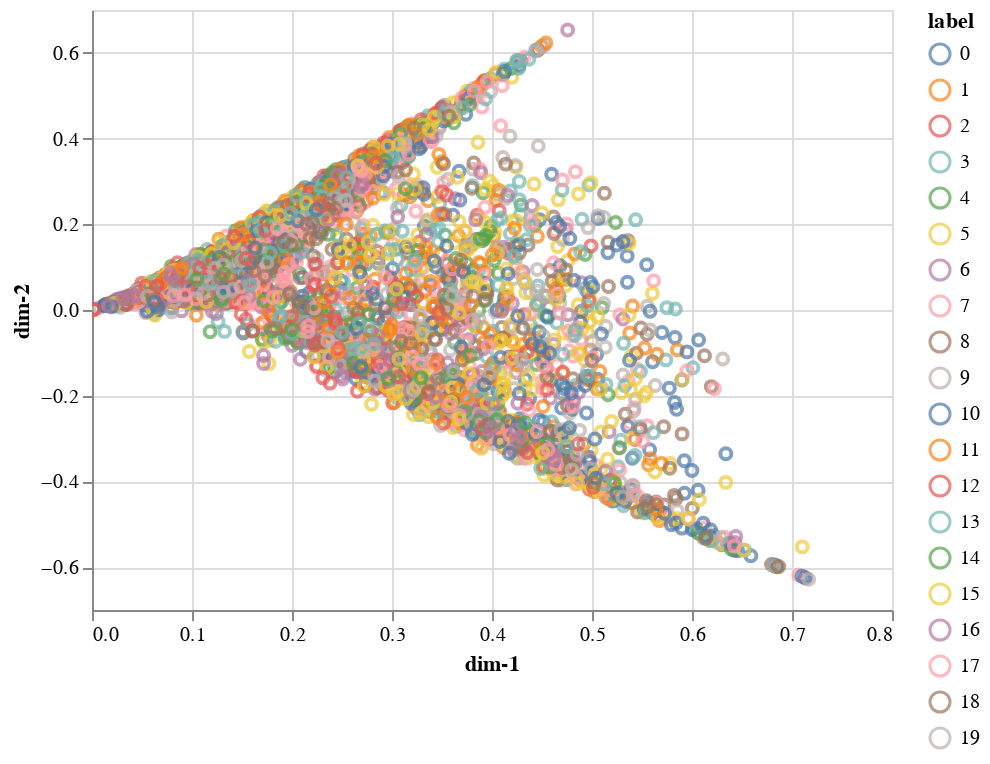

Notebook code for this chart:
### Code cell
from sklearn.feature_extraction.text import CountVectorizer
from sklearn.decomposition import LatentDirichletAllocation

tf_vectorizer = CountVectorizer(max_df=0.95, min_df=2, max_features=1000)
X_tf = tf_vectorizer.fit_transform(X)
lda = LatentDirichletAllocation(n_components=50, learning_method='online', max_iter=5, random_state=0)
X_lda = lda.fit_transform(X_tf)

print(X_lda.shape)

plot_proj(X_lda[:5000], y[:5000]).interactive()

### Figure 1 — Vega-Lite specification as saved in the notebook (floating-point values rounded to 4 significant figures; data arrays with more than 128 entries replaced by an {"elided": "..."} marker saying what was removed)
{"config": {"view": {"continuousWidth": 400, "continuousHeight": 300}}, "data": {"name": "data-6304e65c6042625d8a09e0ae129e5180"}, "mark": "point", "encoding": {"color": {"type": "nominal", "field": "label"}, "x": {"type": "quantitative", "field": "dim-1"}, "y": {"type": "quantitative", "field": "dim-2"}}, "selection": {"selector002": {"type": "interval", "bind": "scales", "encodings": ["x", "y"]}}, "$schema": "https://vega.github.io/schema/vega-lite/v4.8.1.json", "datasets": {"data-6304e65c6042625d8a09e0ae129e5180": {"elided": "5000 records"}}}
